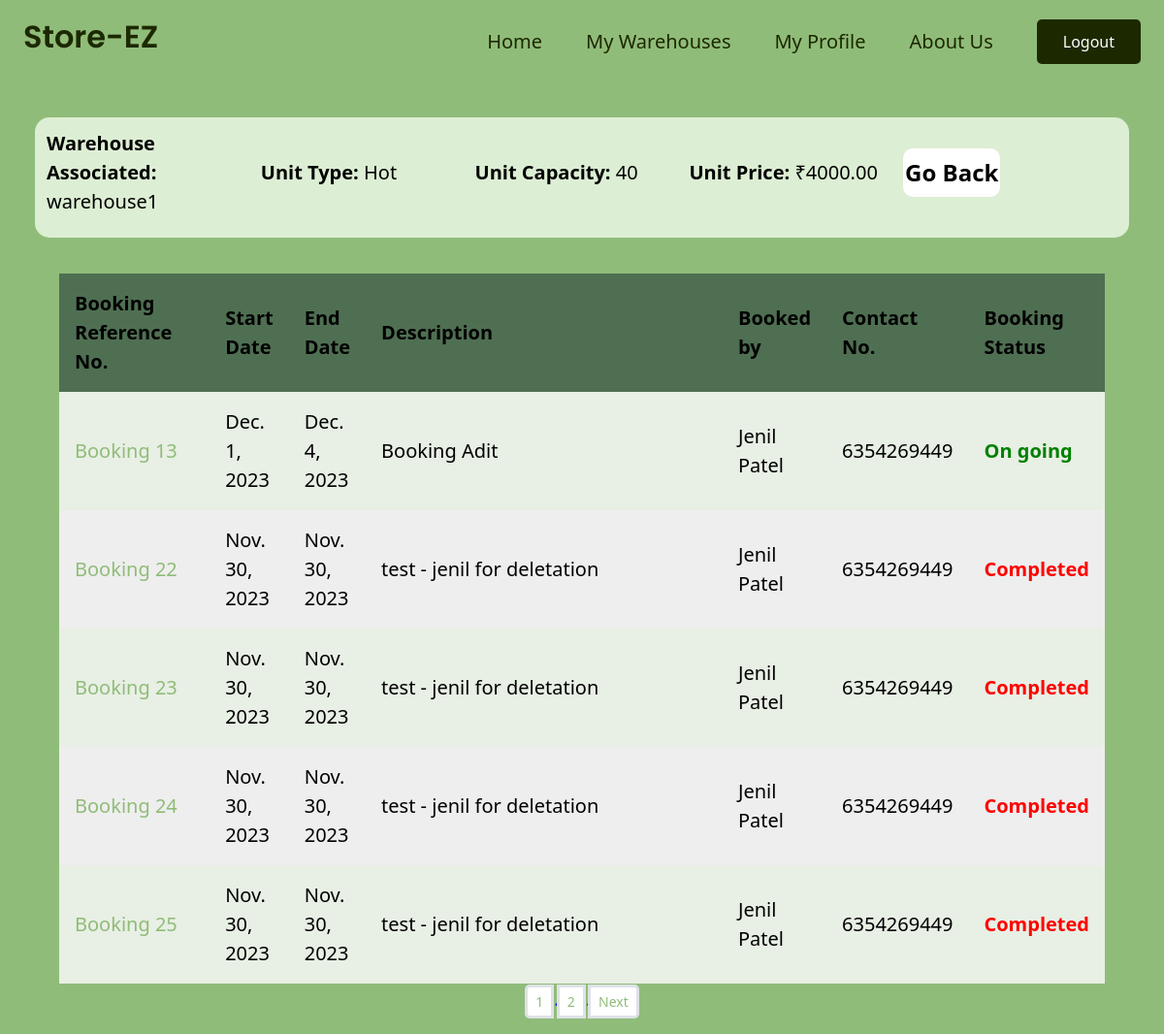
Screenshot of /warehouse/3/unit/9/ (signed in) with the database file from the repository.
### mainapp/models.py (models this page shows, shortened)
class Warehouse(models.Model):
    name = models.CharField(max_length=100)
    address = models.TextField()
    city = models.CharField(max_length=100)
    state = models.CharField(max_length=100)
    poc_name = models.CharField(max_length=100, null=True)
    poc_phone_no = models.DecimalField(max_digits=10, decimal_places=0)
    owner = models.ForeignKey(Warehouse_owner, on_delete=models.CASCADE)
    image = models.ImageField(default="images/default_warehouse_image.jpg",upload_to="images/warehouse/",blank=True,null=True)
    latitude = models.FloatField(default=23.1862737352)
    longitude = models.FloatField(default = 72.6283225558)

class Unit(models.Model):
    id = models.BigAutoField(primary_key=True)
    type = models.CharField(max_length=100) # Check box field
    capacity = models.IntegerField()
    price = models.DecimalField(max_digits=10, decimal_places=2)
    warehouse = models.ForeignKey(Warehouse, on_delete=models.CASCADE)

class Booking(models.Model):
    id = models.BigAutoField(primary_key=True)
    start_date = models.DateField(default= date.today)
    end_date = models.DateField(default= date.today)
    description = models.TextField()
    unit = models.ManyToManyField(Unit)
    farmer = models.ForeignKey(Farmer,on_delete=models.CASCADE, null=True)
    date = models.DateTimeField(auto_now_add=True)

class Farmer(models.Model):
    first_name = models.CharField(max_length=100, null=True)
    last_name = models.CharField(max_length=100, null=True)
    email = models.EmailField(max_length=200, null=True)
    phone_no = models.DecimalField(max_digits=10, decimal_places=0, null=True)
    city = models.CharField(max_length=100, null=True)
    state = models.CharField(max_length=100, null=True)
    image = models.ImageField(default="images/default_user_image.jpg",upload_to="images/farmer/",blank=True,null=True)
    def __str__(self) -> str:
        return f'{self.first_name} {self.last_name}'

### Warehouse/views.py (the view)
# urls.py: path("warehouse/<int:id>/unit/<int:id1>/", views.unit, name='unit'),
@login_required(login_url='login')
def unit(request, id, id1):
    warehouse = Warehouse.objects.get(id=id)
    unit = Unit.objects.get(id=id1)
    all_bookings = Booking.objects.filter(unit=id1).order_by('-end_date')
    data_list = []
    for booking in all_bookings:
        if booking.end_date >= date.today():
            booking_status = 'On going'
        else:
            booking_status = 'Completed'
        data_list.append((booking,booking_status))
    paginator = Paginator(data_list, 5)  # TODO:Show 10/15 Bookings per page.
    page_number = request.GET.get("page")
    page_obj = paginator.get_page(page_number)
    count=Warehouse.objects.count()
    nums= "." *page_obj.paginator.num_pages
    context={'data':page_obj,'warehouse':warehouse,'nums':nums, 'unit':unit, 'id':id}
    return render(request, 'warehouse/unit.html', context)

### Warehouse/templates/Warehouse/unit.html (shortened to what this page needs)
{% extends 'base.html' %}
{% load static %}
{% block css %}
    <link rel="stylesheet" href="{% static 'Warehouse/css/singleunit.css'%}">
{% endblock %}
{% block content %}
<div class="info-row">
    <div class="ab">
      <div class="ind-row">
        <b>
          Warehouse Associated:
        </b> {{ warehouse.name }}
      </div>
      <div class="ind-row">
        <b>
          Unit Type:
        </b> {{ unit.type }}
      </div>
      <div class="ind-row">
        <b>
          Unit Capacity:
        </b> {{ unit.capacity }}
      </div>
      <div class="ind-row">
        <b>
          Unit Price:
        </b> ₹{{ unit.price }}
      </div>
      <div class="ind-row">
          <button onclick="location.href='{% url 'all_units' id%}'" type="button"> Go Back</button>
      </div>
    </div>
    </div>
  <div class="wrapperr">
    <div class="table-container">
      <table>
        <tr class="table-heading">
          <th>Booking Reference No.</th>
          <th>Start Date</th>
          <th>End Date</th>
          <th>Description</th>
          <th>Booked by</th>
          <th>Contact No.</th>
          <th>Booking Status</th>
        </tr>
        {% for booking, booking_status in data %}
        <tr class="not-heading">
          <td data-cell="Booking Number" style="width:15%;"><a href="{% url 'warehouse_invoice' booking.id %}?back={{request.build_absolute_uri}}">Booking {{booking.id}}</a></td>
          <td data-cell="Start Date">{{ booking.start_date}}</td>
          <td data-cell="End Date">{{ booking.end_date}}</td>
          <td data-cell="Description" style="width:40%;">{{ booking.description}}</td>
          <td data-cell="Booked By">{{ booking.farmer}}</td>
          <td data-cell="Contact No.">{{ booking.farmer.phone_no}}</td>
          <td {% if booking_status == 'Completed' %}class="completed" {% else %}class="on-going"{% endif %}  data-cell="Booked Status"><b>{{booking_status}}</b></td>        </tr>
        {% endfor %}
      </table>
    </div>
  </div>
  <nav aria-label="..."style="color: blue;">
    <ul class="pagination pagination-sm justify-content-center" ">
      {%for i in nums %}
      <li class="page-item "><a class="page-link" href="?page={{forloop.counter}}">{{forloop.counter}}</a></li>{{i}}
      {%endfor%}
      <li class="page-item disabled><a href="#" class="page-link">{% if data.has_next %}</a></li>
      <li class="page-item"><a class="page-link" href="?page={{data.next_page_number}}">Next</a> </li>
      {% endif %}
    </ul>
  </nav>
{% endblock %}

### static/css/base.css (style rules this page uses)
* { margin:0; padding:0; box-sizing:border-box; }

### Warehouse/static/Warehouse/css/singleunit.css (style rules this page uses)
body { color:#000; font-size:1.25rem; font-family:system-ui; line-height:1.5; background-color: #90bc79; }
.wrapperr { display:flex; flex-direction: column; border:solid; border-width:1px; border-color:#90bc79; margin: auto; max-width: 90%; border-radius:15px; }
.info-row { display: flex; justify-content: space-between; align-items: center; padding: 1%; background-color: #dceed3; margin: 3%; border-radius: 15px; }
.info-row button { background-color:white; border:none; height:50px; width:100px; border-radius:10px; cursor:pointer; color:#000000; font-weight: 700; font-size:larger; }
.info-row .ab { flex:2; display:flex; justify-content: space-between; align-items:center; }
.info-row .ab div { flex:2; padding-bottom:10px; }
.table-container { max-width:100%; }
table { width:100%; border-collapse:collapse; background:#eee; }
.table-heading { background-color: #4F6F52; border-radius: 15px; }
th,td { padding:1rem; }
th { text-align:left; }
tr:nth-of-type(2n) { background:hsl(99.9 62.8% 83.1% / 0.2); }
.on-going { color: green; }
.completed { color: red; }

### rows the page displays
Warehouse: name "warehouse1"
Unit: type "Hot", capacity "40", price "4000.00"
Booking: id "13", start_date "Dec. 1, 2023", end_date "Dec. 4, 2023", description "Booking Adit", farmer "Jenil Patel", farmer.phone_no "6354269449", booking_status "On going"
Booking: id "22", start_date "Nov. 30, 2023", end_date "Nov. 30, 2023", description "test - jenil for deletation", farmer "Jenil Patel", farmer.phone_no "6354269449", booking_status "Completed"
Booking: id "23", start_date "Nov. 30, 2023", end_date "Nov. 30, 2023", description "test - jenil for deletation", farmer "Jenil Patel", farmer.phone_no "6354269449", booking_status "Completed"
Booking: id "24", start_date "Nov. 30, 2023", end_date "Nov. 30, 2023", description "test - jenil for deletation", farmer "Jenil Patel", farmer.phone_no "6354269449", booking_status "Completed"
Booking: id "25", start_date "Nov. 30, 2023", end_date "Nov. 30, 2023", description "test - jenil for deletation", farmer "Jenil Patel", farmer.phone_no "6354269449", booking_status "Completed"

### other values shown
{{ i }} "." "."
